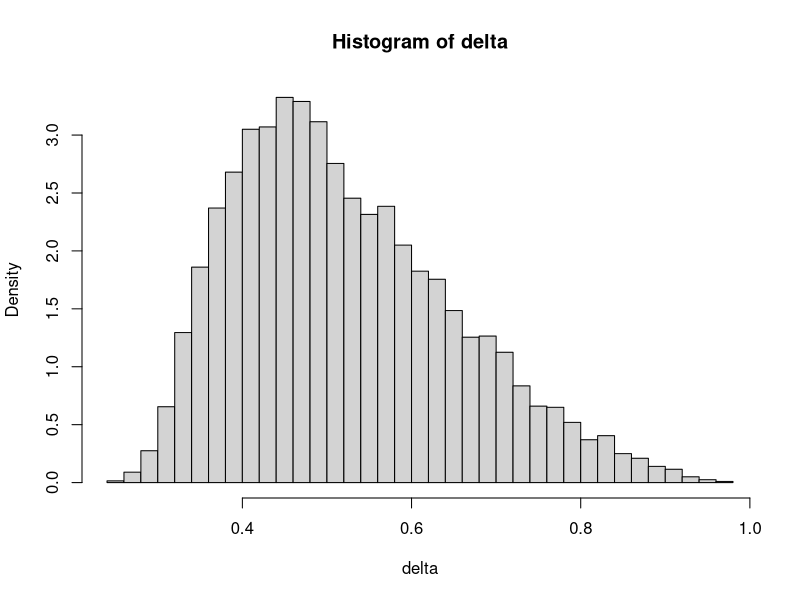
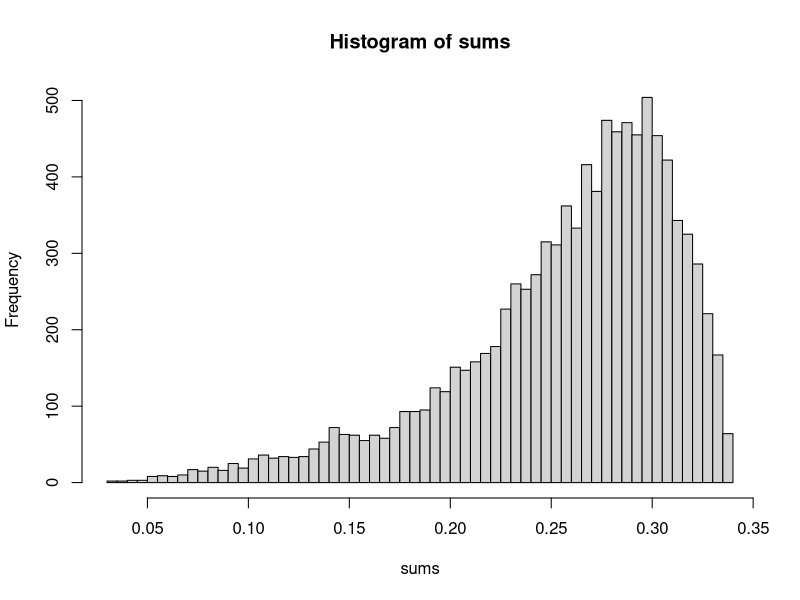

These figures' R source, in order:
# setwd("Homeworks/Week4")
# cleanup
rm(list = ls())

# A) creating the histogram for the delta
N <- 10000; delta <- numeric(N)
for (i in 1:N){
  # defines 4 subintervals [0,1]
  sortedSample <- sort(runif(3, 0, 1))
  deltas <- c(sortedSample[1], sortedSample[2] - sortedSample[1], sortedSample[3] - sortedSample[2], 1 - sortedSample[3])
  delta[i] <- max(deltas)
}

mean(delta) # 0.519298, this is the expectation
# getting this for 10^4 trials
hist(delta, breaks = "FD", probability = TRUE)

# B) write 3 functions for Riemman sums
# TODO NEED TO CHECK IF CORRECT

start <- 0
end <- 1

# the actual function from [0,1]
f <- function(x) x^2

# Left Riemann sum
RiemannL <- function(f, a, b, Part){
  Part <- c(a, Part, b)
  Rsum <- 0
  for (i in 1:(length(Part)-1)) {
    Rsum <- Rsum + (Part[i+1]-Part[i])*f(Part[i])
  }
  return(Rsum)
}
# Right Riemann sum
RiemannR <- function(f, a, b, Part){
  Part <- c(a, Part, b)
  Rsum <- 0
  for (i in 1:(length(Part)-1)) {
    Rsum <- Rsum + (Part[i+1]-Part[i])*f(Part[i+1])
  }
  return(Rsum)
}

# Midpoint Riemann sum
RiemannMid <- function(f, a, b, Part){
  Part <- c(a, Part, b)
  n <- length(Part) - 1
  Rsum <- 0
  for (i in 1:(length(Part)-1)) {
    Rsum <- Rsum + (Part[i+1]-Part[i])*f(Part[i]+(b-a)/(2*n))
  }
  return(Rsum)
}

# the real integral x^2 [0,1] just for checking
integrate(f, start, end) # 0.3333333 with absolute error < 3.7e-15

Part <- sort(runif(3, start, end)); Part # 0.3018154 0.5410207 0.9829553
# finding left Riemann Sum [0,1]
RiemannL(f, start, end, Part) # 0.1676142 < 0.3333333 (real integral), as it should be
# finding right Riemann Sum [0,1]
RiemannR(f, start, end, Part) # 0.5415518 > 0.3333333 (real integral), as it should be
# finding midpoint Riemann Sum [0,1]
RiemannMid(f, start, end, Part) # 0.2652506 closer to 0.3333333 (real integral) compared to the left and right Riemann sum; as it should be.

# creating 10^4 trials for midpoint Riemann sums
N <- 10^4; sums <- numeric(N)
for (i in 1: N){
  Part <- sort(runif(3, start, end));
  sums[i] = RiemannMid(f, start, end, Part)
}

mean(sums) # 0.2580398
hist(sums, breaks="FD") # maximizing towards 0.2580398

# C) Simpson's Rule for correction
# TODO NEED TO CHECK IF CORRECT
RiemannSimpson <- function(f, a, b, n){
  Part <- c(a, Part, b)
  n <- length(Part) - 1
  Rsum <- 0
  for (i in 1:(length(Part)-1)) {
    Rsum <- Rsum + (Part[i+1]-Part[i])*(4*f(Part[i]+(b-a)/(2*n))+f(Part[i])+f(Part[i+1]))/6
  }
  return(Rsum)
}

RiemannSimpson(f, start, end, Part) # 2.759472